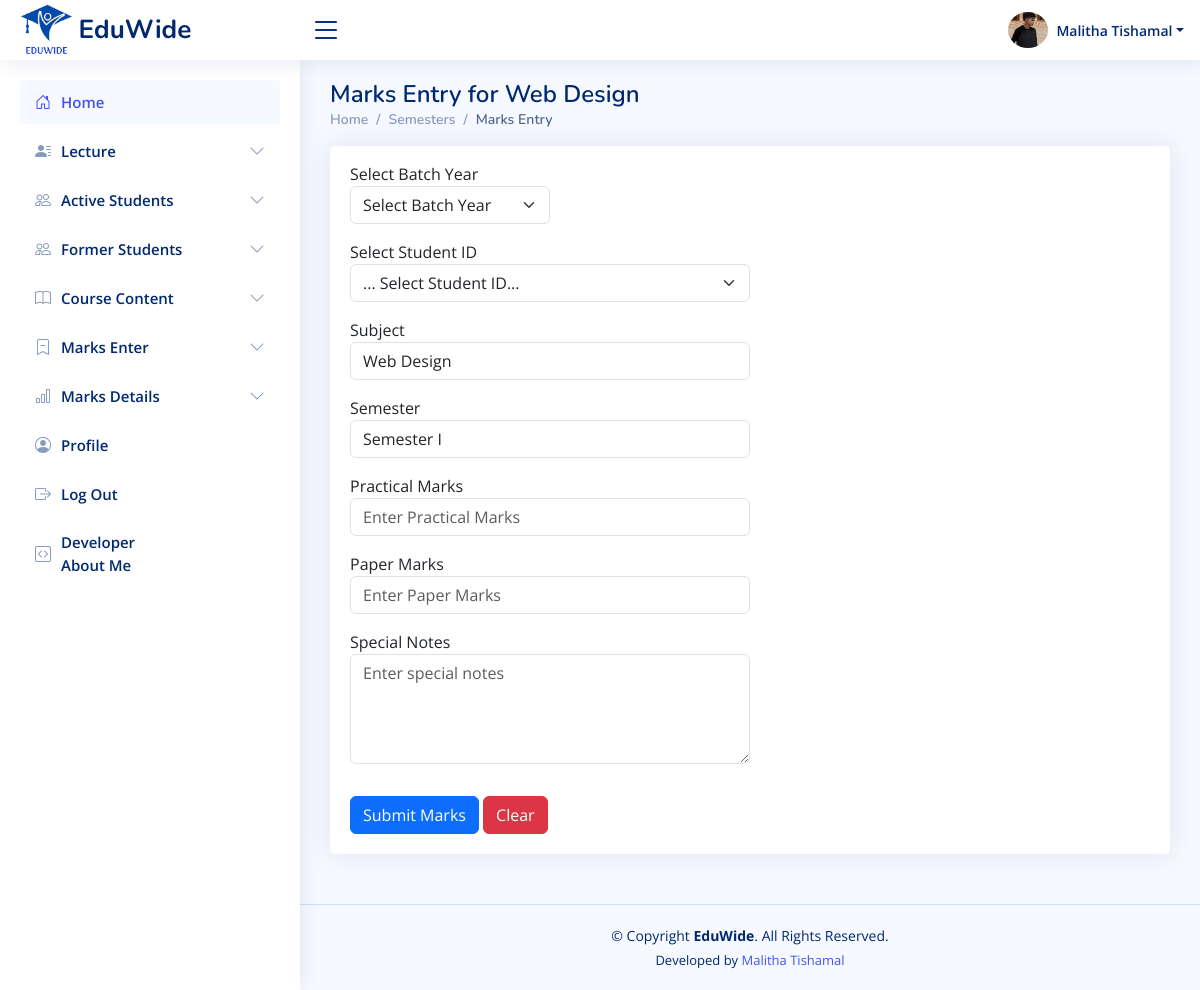
Page /lectures/marks-entry.php?subject_id=2 (signed in) on the committed database.
### tables this page shows
CREATE TABLE `lectures` (
  `id` int(11) NOT NULL,
  `username` varchar(255) NOT NULL,
  `nic` varchar(20) NOT NULL,
  `email` varchar(255) NOT NULL,
  `mobile` varchar(15) DEFAULT NULL,
  `linkedin` varchar(200) NOT NULL,
  `blog` varchar(200) NOT NULL,
  `github` varchar(200) NOT NULL,
  `facebook` varchar(200) NOT NULL,
  `password` varchar(255) NOT NULL,
  `profile_picture` varchar(255) DEFAULT 'uploads/profile_pictures/default.png',
  `created_at` timestamp NOT NULL DEFAULT current_timestamp(),
  `status` varchar(20) DEFAULT 'pending'
);

CREATE TABLE `subjects` (
  `id` int(11) NOT NULL,
  `semester` varchar(50) DEFAULT NULL,
  `code` varchar(20) DEFAULT NULL,
  `name` varchar(255) DEFAULT NULL,
  `description` varchar(255) DEFAULT NULL
);

### lectures/marks-entry.php (the view, shortened to what this page needs)
<?php
require_once '../includes/db-conn.php';
$user_id = $_SESSION['lecturer_id'];
$sql = "SELECT * FROM lectures WHERE id = ?";
$stmt = $conn->prepare($sql);
$stmt->bind_param("i", $user_id);
$stmt->execute();
$result = $stmt->get_result();
$user = $result->fetch_assoc();
if (isset($_GET['subject_id'])) {
    $subject_id = $_GET['subject_id'];
    $subject_sql = "SELECT * FROM subjects WHERE id = ?";
    $stmt = $conn->prepare($subject_sql);
    $stmt->bind_param("i", $subject_id);
    $stmt->execute();
    $subject_result = $stmt->get_result();
    $subject = $subject_result->fetch_assoc();
} else {
    header("Location: ../index.php");
    exit();
}
?>
<!DOCTYPE html>
<html lang="en">
<head>
    <?php include_once("../includes/css-links-inc.php"); ?>
</head>
<body>
    <?php include_once("../includes/header.php") ?>
    <?php include_once("../includes/lectures-sidebar.php") ?>
    <main id="main" class="main">
        <div class="pagetitle">
            <h1>Marks Entry for <?php echo htmlspecialchars($subject['name']); ?></h1>
            <nav>
                <ol class="breadcrumb">
                    <li class="breadcrumb-item"><a href="">Home</a></li>
                    <li class="breadcrumb-item"><a href="">Semesters</a></li>
                    <li class="breadcrumb-item active">Marks Entry</li>
                </ol>
            </nav>
        </div>
        <section class="section">
            <div class="row">
                <div class="col-lg-12">
                    <div class="card">
                        <div class="card-body">
                            <form action="process-marks-entry.php" method="POST">
                                <div class="form-group mb-3 mt-3">
                                    <label for="year">Select Batch Year</label>
                                    <select class="form-select w-25" id="year" name="year" required>
                                        <option value="">Select Batch Year</option>
                                    </select>
                                </div>
                                <div class="form-group mb-3">
                                    <label for="studentId">Select Student ID</label>
                                    <select class="form-select w-50" id="studentId" name="studentId" required>
                                        <option value="">... Select Student ID...</option>
                                    </select>
                                </div>
                                <div class="form-group mb-3 mt-3">
                                    <label for="subject">Subject</label>
                                    <input type="text" class="form-control w-50" id="subject" name="subject" value="<?php echo htmlspecialchars($subject['name']); ?>" readonly>
                                </div>
                                <div class="form-group mb-3 mt-3">
                                    <label for="subject">Semester</label>
                                    <input type="text" class="form-control w-50" id="semester" name="semestersubject" value="<?php echo htmlspecialchars($subject['semester']); ?>" readonly>
                                </div>
                                <div class="form-group mb-3">
                                    <label for="practicalMarks">Practical Marks</label>
                                    <input type="number" class="form-control w-50" id="practicalMarks" name="practicalMarks" placeholder="Enter Practical Marks" min="0" max="100" >
                                </div>
                                <div class="form-group mb-3">
                                    <label for="paperMarks">Paper Marks</label>
                                    <input type="number" class="form-control w-50" id="paperMarks" name="paperMarks" placeholder="Enter Paper Marks" min="0" max="100">
                                </div>
                                <div class="form-group mb-3">
                                    <label for="specialnotes">Special Notes</label>
                                    <textarea class="form-control w-50" id="specialnotes" name="specialnotes" rows="4" placeholder="Enter special notes"></textarea>
                                </div>
                                <button type="submit" class="btn btn-primary mt-3">Submit Marks</button>
                                <button type="reset" class="btn btn-danger mt-3">Clear</button>
                            </form>
                        </div>
                    </div>
                </div>
            </div>
        </section>
    </main>
    <?php include_once("../includes/footer.php") ?>
</body>
</html>

### includes/header.php (shortened to what this page needs)
<header id="header" class="header fixed-top d-flex align-items-center">
    <div class="d-flex align-items-center justify-content-between">
        <a href="" class="logo d-flex align-items-center">
            <img src="<?php echo $base_url; ?>assets/images/logos/eduwide-logo.png" alt="">
            <span class="d-none d-lg-block">EduWide</span>
        </a>
        <i class="bi bi-list toggle-sidebar-btn"></i>
    </div>
    <nav class="header-nav ms-auto">
        <ul class="d-flex align-items-center">
            <?php
                $profilePic = isset($user['profile_picture']) && $user['profile_picture'] ? $user['profile_picture'] : 'default.png';
            ?>
            <li class="nav-item dropdown pe-3">
                <a class="nav-link nav-profile d-flex align-items-center pe-0" href="#" data-bs-toggle="dropdown">
                   <img id="profilePicture" src="<?php echo $profilePic; ?>" alt="Profile Picture" class="rounded-circle" style="width: 40px !important; height: 40px !important; object-fit: cover;">
                    <span class="d-none d-md-block dropdown-toggle ps-2"><?php echo htmlspecialchars($user['username']); ?></span>
                </a>
            </li>
        </ul>
    </nav>
</header>

### assets/css/style.css (style rules this page uses)
:root { scroll-behavior: smooth; }
body { font-family: "Open Sans", sans-serif; background: #f6f9ff; color: #444444; }
a { color: #4154f1; text-decoration: none; }
h1, h2, h3, h4, h5, h6 { font-family: "Nunito", sans-serif; }
#main { margin-top: 60px; padding: 20px 30px; transition: all 0.3s; }
.pagetitle { margin-bottom: 10px; }
.pagetitle h1 { font-size: 24px; margin-bottom: 0; font-weight: 600; color: #012970; }
.card { margin-bottom: 30px; border: none; border-radius: 5px; box-shadow: 0px 0 30px rgba(1, 41, 112, 0.1); }
.card-body { padding: 0 20px 20px 20px; }
.breadcrumb { font-size: 14px; font-family: "Nunito", sans-serif; color: #899bbd; font-weight: 600; }
.breadcrumb a { color: #899bbd; transition: 0.3s; }
.breadcrumb .breadcrumb-item::before { color: #899bbd; }
.breadcrumb .active { color: #51678f; font-weight: 600; }
.logo { line-height: 1; }
@media (min-width: 1200px) { .logo { width: 280px; } }
.logo img { max-height: 50px; margin-right: 6px; }
.logo span { font-size: 26px; font-weight: 700; color: #012970; font-family: "Nunito", sans-serif; }
.header { transition: all 0.5s; z-index: 997; height: 60px; box-shadow: 0px 2px 20px rgba(1, 41, 112, 0.1); background-color: #fff; padding-left: 20px; }
.header .toggle-sidebar-btn { font-size: 32px; padding-left: 10px; cursor: pointer; color: #012970; }
.header-nav ul { list-style: none; }
.header-nav>ul { margin: 0; padding: 0; }
.header-nav .nav-profile { color: #012970; }
.header-nav .nav-profile img { max-height: 36px; }
.header-nav .nav-profile span { font-size: 14px; font-weight: 600; }
@media (min-width: 1200px) { #main, #footer { margin-left: 300px; } }

### rows in the picture
lectures: profile_picture (picture), username "Malitha Tishamal"
subjects: name "Web Design", subject "Web Design", semestersubject "Semester I"
